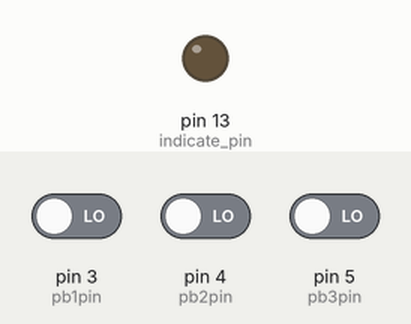
This sketch was run on a simulated Arduino Uno, built with avr-gcc and run on an emulated ATmega328P. Parts: output pins drawn as LEDs (lit = HIGH). Dashed ring = blinking. Inputs (shaded band) come from the test bench; at power-on: pin 3 (pb1pin) LOW, pin 5 (pb3pin) LOW, pin 4 (pb2pin) LOW. No radio packets arrive unless stated.

Above: at 1.2 s.
1.3 s: pin 3 (pb1pin) driven HIGH
At 1.56 s:
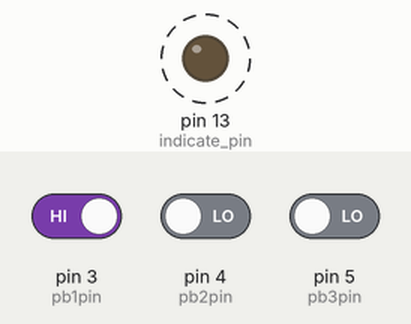
4.3 s: pin 3 (pb1pin) driven LOW
At 4.3 s:
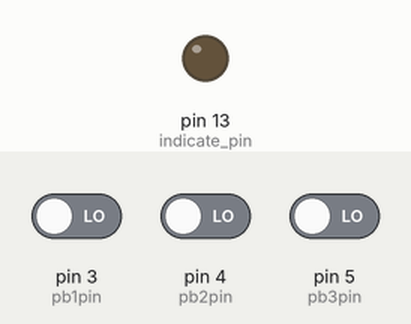
5.8 s: pin 5 (pb3pin) driven HIGH
At 6.18 s:
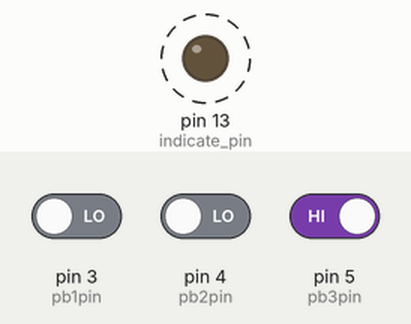
8.8 s: pin 5 (pb3pin) driven LOW
At 9.6 s:
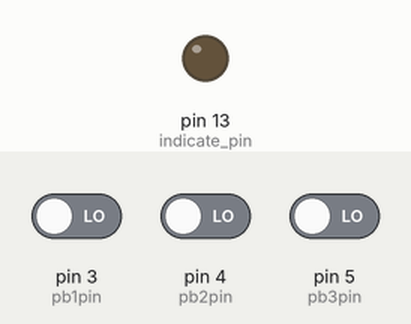
Timing chart, 0 to 11.3 s (numbered marks = the images above; inputs shaded):
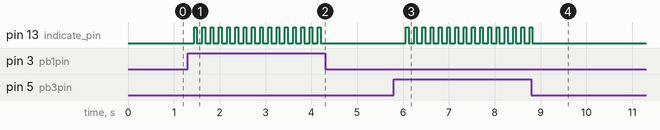

The sketch:

433.TXcode.ino
```cpp
#include <VirtualWire.h>
const int tx_pin = 2;
const int indicate_pin = 13;
int pb1pin = 3;//pb1
int pb1val = 0;
int pb2pin = 4;//pb2
int pb2val = 0;
int pb3pin = 5;//pb3
int pb3val = 0;
void setup()
{
  pinMode(pb1pin, INPUT);
  pinMode(pb2pin, INPUT);
  pinMode(pb3pin, INPUT);
  vw_set_tx_pin(tx_pin);
  pinMode(indicate_pin, OUTPUT);
  vw_setup(2000);
}

void loop()
{
  pb1val = digitalRead(pb1pin);
  pb2val = digitalRead(pb2pin);
  pb3val = digitalRead(pb3pin);
/////////////////////PB1//////////////////////
  if (pb1val == HIGH) {
    digitalWrite(indicate_pin, HIGH);
    send("a");
  }
  else {
    digitalWrite(indicate_pin, LOW);
    send("b");
  }
//////////////////////PB2////////////////////
if (pb2val == HIGH) {
    digitalWrite(indicate_pin, HIGH);
    send("c");
  }
  else {
    digitalWrite(indicate_pin, LOW);
    send("b");
  }
//////////////////////PB3////////////////////

if (pb3val == HIGH) {
    digitalWrite(indicate_pin, HIGH);
    send("d");
  }
  else {
    digitalWrite(indicate_pin, LOW);
    send("b");
  }
//////////////////////////////////////////
}//end loop

void send (char *message)
{
  vw_send((uint8_t *)message, strlen(message));
  vw_wait_tx();
}
```

Measured:
- after the input at 1.3 s, pin 13 (indicate_pin): alternates HIGH for 0.06 s and LOW for 0.12 s, starting after 0.14 s
- after the input at 4.3 s, pin 13 (indicate_pin): stops changing and stays LOW
- after the input at 5.8 s, pin 13 (indicate_pin): alternates HIGH for 0.06 s and LOW for 0.12 s, starting after 0.26 s
- after the input at 8.8 s, pin 13 (indicate_pin): goes on until 8.8 s, then stays LOW
